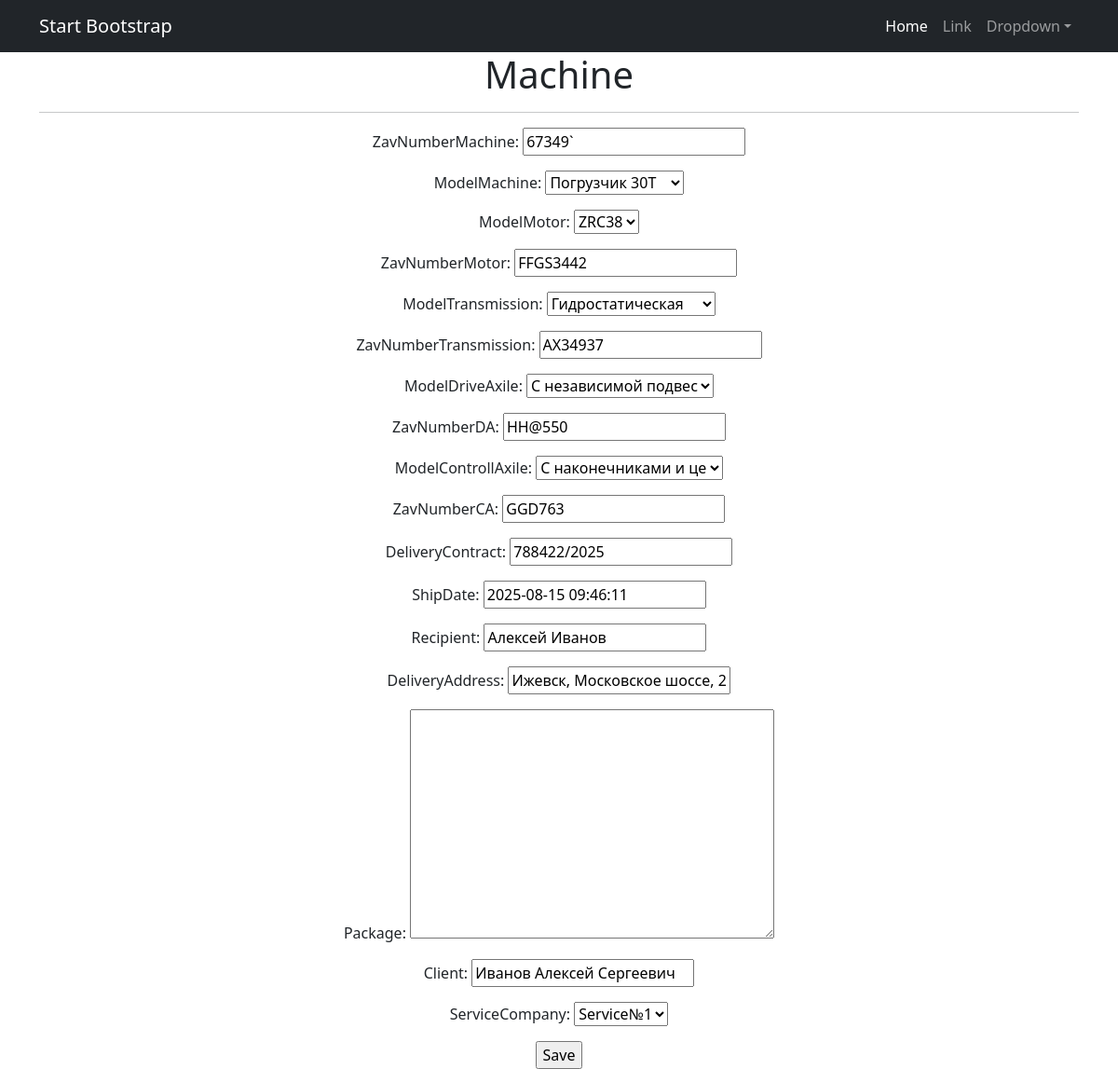
The page /machine/2/edit (signed in) on the database as committed earlier.
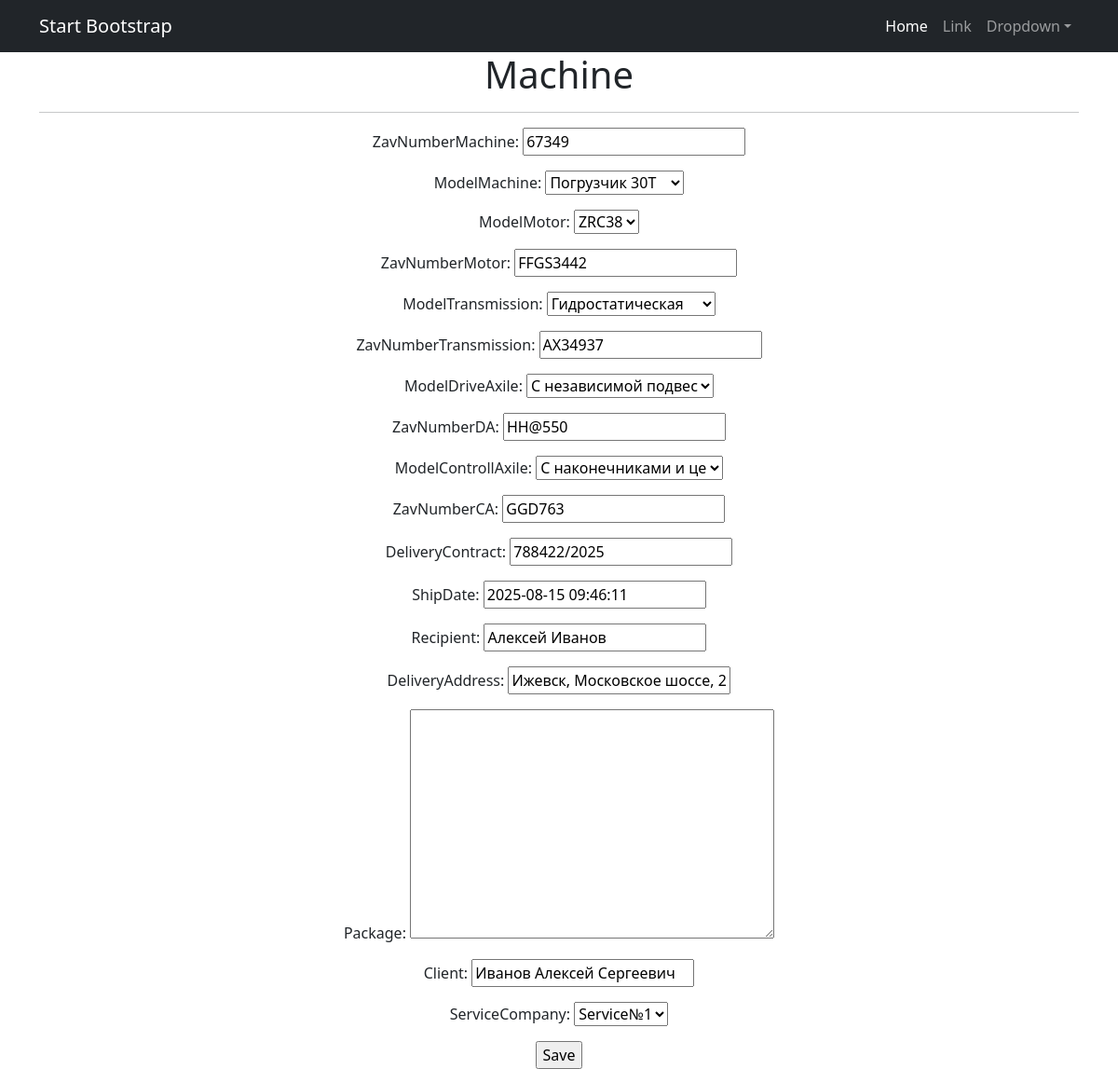
The same page on the database as committed later.
### serviceBook/models.py (models this page shows, shortened)
class Machine(models.Model):
    zavNumberMachine = models.CharField(max_length=20, unique=True)
    modelMachine = models.ForeignKey(
        Manual,
        on_delete=models.CASCADE,
        limit_choices_to={'nameClass': 'MMC'},
        related_name='modelMachine')
    modelMotor = models.ForeignKey(
        Manual,
        on_delete=models.CASCADE,
        limit_choices_to={'nameClass': 'MMT'},
        related_name='modelMotor')
    zavNumberMotor = models.CharField(max_length=20)
    modelTransmission = models.ForeignKey(
        Manual,
        on_delete=models.CASCADE,
        limit_choices_to={'nameClass': 'MT'},
        related_name='modelTransmission')
    zavNumberTransmission = models.CharField(max_length=20)
    modelDriveAxile = models.ForeignKey(
        Manual,
        on_delete=models.CASCADE,
        limit_choices_to={'nameClass': 'MDA'},
        related_name='modelDriveAxile')
    zavNumberDA = models.CharField(max_length=20)
    modelControllAxile = models.ForeignKey(
        Manual,
        on_delete=models.CASCADE,
        limit_choices_to={'nameClass': 'MCA'},
        related_name='modelControllAxile')
    zavNumberCA = models.CharField(max_length=20)
    deliveryContract = models.CharField(max_length=50)
    shipDate = models.DateTimeField(default=datetime.today)
    recipient = models.CharField(max_length=100)
    deliveryAddress = models.CharField(max_length=150)
    package = models.TextField(blank=True)
    client = models.CharField(max_length=150)
    serviceCompany = models.ForeignKey(Service, on_delete=models.CASCADE, related_name='serviceCompany')

### serviceBook/views.py (the view)
# urls.py: path('machine/<int:pk>/edit', MachineUpdate.as_view(), name='machine_update'),
class MachineUpdate(PermissionRequiredMixin, UpdateView):
    permission_required = ('serviceBook.change_machine',)
    form_class = MachineForm
    model = Machine
    template_name = 'machine_edit.html'

### serviceBook/forms.py
class MachineForm(forms.ModelForm):
    class Meta:
        model = Machine
        fields = [
            'zavNumberMachine',
            'modelMachine',
            'modelMotor',
            'zavNumberMotor',
            'modelTransmission',
            'zavNumberTransmission',
            'modelDriveAxile',
            'zavNumberDA',
            'modelControllAxile',
            'zavNumberCA',
            'deliveryContract',
            'shipDate',
            'recipient',
            'deliveryAddress',
            'package',
            'client',
            'serviceCompany',
        ]

### serviceBook/models.py (called while the page is built)
    def __str__(self):
        return f'{self.name}'

    def __str__(self):
        return f'{self.name}'

### templates/machine_edit.html (shortened to what this page needs)
{% extends 'flatpages/default.html' %}
{% load i18n %}
{% block content %}
<h1>{% trans "Machine" %}</h1>
<hr>
<form action="" method="post">
    {{ form.as_p }}
    <input type="submit" value="{% trans 'Save' %}" />
</form>
{% endblock content %}

Rows that differ between the two databases and show on the page:
changed Machine "Погрузчик 30Т": zavNumberMachine "67349`" → "67349"
